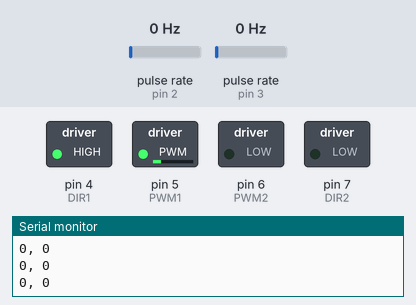
Simulated run of this sketch. Board: Arduino Uno, built with avr-gcc and run on an emulated ATmega328P. On the bench: switched loads named in the sketch (green lamp = pin HIGH), the last lines printed to the serial monitor. Wiring (inferred from the names in the program): 2 × pulse sensor: data pin 2 / data pin 3. The inputs (shaded band) are chosen by the test bench; at power-on: pulse rate (sensors on pin 2, pin 3) 0 Hz.

Above: at 1.2 s.
1.3 s: pulse rate (sensor on pin 2) set to 4 Hz
At 1.55 s:
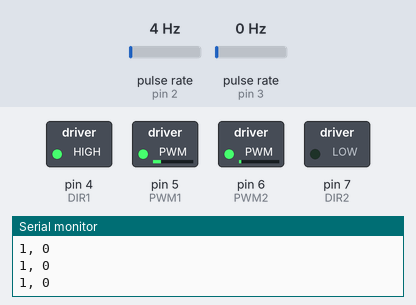
4.3 s: pulse rate (sensor on pin 2) set to 100 Hz
At 4.67 s:
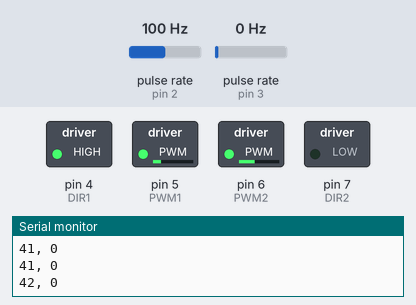
6.9 s: pulse rate (sensor on pin 3) set to 150 Hz
At 9.85 s:
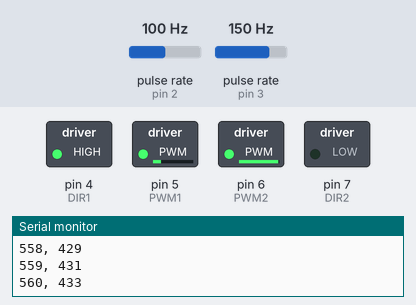
9.9 s: pulse rate (sensor on pin 3) set to 100 Hz
12.9 s: pulse rate (sensor on pin 2) set to 50 Hz
Timing chart, 0 to 16.8 s (numbered marks = the images above; inputs shaded):
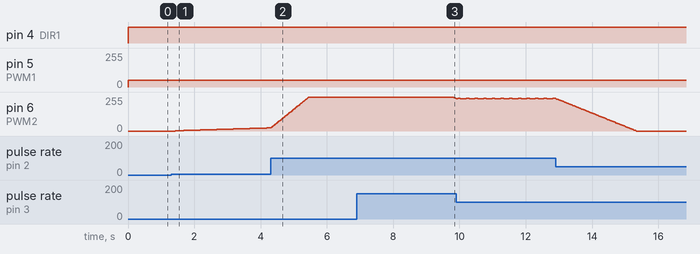

The sketch:

Dual_Motor_Encoder_PID_Speed.ino
```cpp
//Define pin numbers for motors
#define DIR1 4
#define PWM1 5
#define DIR2 7
#define PWM2 6

//Define pin numbers for encoders
#define encoder1Pin 2
#define encoder2Pin 3

//Variables for encoder counts
volatile long encoder1Count = 0;
volatile long encoder2Count = 0;

//Variables for PID Control
long previousTime = 0;
float ePrevious = 0;
float eIntegral = 0;

void setup() {
  Serial.begin(9600);

  //Set pin modes
  pinMode(DIR1, OUTPUT);
  pinMode(PWM1, OUTPUT);
  pinMode(DIR2, OUTPUT);
  pinMode(PWM2, OUTPUT);
  pinMode(encoder1Pin, INPUT);
  pinMode(encoder2Pin, INPUT);

  //Interrupts for encoder pins
  attachInterrupt(digitalPinToInterrupt(encoder1Pin), handleEncoder1, RISING);
  attachInterrupt(digitalPinToInterrupt(encoder2Pin), handleEncoder2, RISING);
}

void loop() {
  //Set desired setpoint for motor 2
  int target = encoder1Count;

  //Move motor 1
  digitalWrite(DIR1, 1);
  analogWrite(PWM1, 50);

  //PID gains and computation
  float kp = 2.0;
  float kd = 0.0;
  float ki = 0.0;
  float u = pidController(target, kp, kd, ki);

  //Control motor 2 based on PID
  moveMotor(DIR2, PWM2, u);

  //Print statements for debugging
  Serial.print(encoder1Count);
  Serial.print(", ");
  Serial.println(encoder2Count);

}

//Functions called during interrupts
void handleEncoder1() {
  encoder1Count++;
}
void handleEncoder2() {
  encoder2Count++;
}

void moveMotor(int dirPin, int pwmPin, float u){
  //Maximum motor speed
  float speed = fabs(u);
  if (speed > 255){
    speed = 255;
  }
  //Stop the motor during overshoot
  if (encoder2Count > encoder1Count){
    speed = 0;
  }
  //Control the motor
  int direction = 0;
  digitalWrite(dirPin, direction);
  analogWrite(pwmPin, speed);
}

float pidController(int target, float kp, float kd, float ki) {
  //Measure time elapsed since the last iteration
  long currentTime = micros();
  float deltaT = ((float)(currentTime - previousTime)) / 1.0e6;

  //Compute the error, derivative, and integral
  int e = target - encoder2Count;
  float eDerivative = (e - ePrevious) / deltaT;
  eIntegral = eIntegral + e * deltaT;

  //Compute the PID control signal
  float u = (kp * e) + (kd * eDerivative) + (ki * eIntegral);

  //Update variables for the next iteration
  previousTime = currentTime;
  ePrevious = e;

  return u;
}
```

Measured:
- after the input at 1.3 s, pin 6 (PWM2): moves from 0/255 to 24/255 over 2.7 s, starting after 0.13 s
- after the input at 6.9 s, pin 6 (PWM2): 255/255 → 244/255 after 2.9 s
